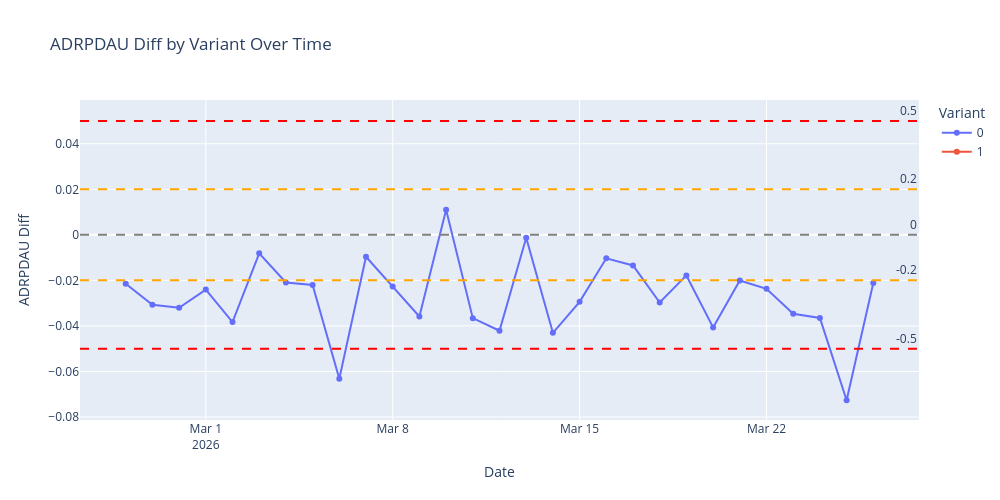

The notebook cell this image was saved under:
### Code cell
# Plot daily ad ARPDAU difference vs. control with threshold reference lines
fig = px.line(datametrics, x='dt', y='adarpdau_diff', color='variant',
              title='ADRPDAU Diff by Variant Over Time',
              labels={'dt': 'Date', 'adarpdau_diff': 'ADRPDAU Diff', 'variant': 'Variant'},
              markers=True)
            # Add a zero line as reference
fig.add_hline(y=0, line_dash="dash", line_color="gray", annotation_text="0")
fig.add_hline(y=0.02, line_dash="dash", line_color="orange", annotation_text="0.2")
fig.add_hline(y=-0.02, line_dash="dash", line_color="orange", annotation_text="-0.2")
fig.add_hline(y=0.05, line_dash="dash", line_color="red", annotation_text="0.5")
fig.add_hline(y=-0.05, line_dash="dash", line_color="red", annotation_text="-0.5")

            # Update layout for better readability
fig.update_layout(height=500, width=1000)

fig.show()

### Figure 1 — Plotly figure (JSON) as saved in the notebook; plotly's stock layout.template omitted (floating-point values rounded to 4 significant figures)
{"data": [{"hovertemplate": "Variant=0<br>Date=%{x}<br>ADRPDAU Diff=%{y}<extra></extra>", "legendgroup": "0", "line": {"color": "#636efa", "dash": "solid"}, "marker": {"symbol": "circle"}, "mode": "lines+markers", "name": "0", "orientation": "v", "showlegend": true, "type": "scatter", "x": ["2026-02-26", "2026-02-27", "2026-02-28", "2026-03-01", "2026-03-02", "2026-03-03", "2026-03-04", "2026-03-05", "2026-03-06", "2026-03-07", "2026-03-08", "2026-03-09", "2026-03-10", "2026-03-11", "2026-03-12", "2026-03-13", "2026-03-14", "2026-03-15", "2026-03-16", "2026-03-17", "2026-03-18", "2026-03-19", "2026-03-20", "2026-03-21", "2026-03-22", "2026-03-23", "2026-03-24", "2026-03-25", "2026-03-26"], "xaxis": "x", "y": [-0.02146, -0.03071, -0.03205, -0.02405, -0.03831, -0.008096, -0.02095, -0.02205, -0.06321, -0.009629, -0.02272, -0.03586, 0.01105, -0.03659, -0.04212, -0.001312, -0.04304, -0.02942, -0.01031, -0.01343, -0.02974, -0.01783, -0.04065, -0.02004, -0.02372, -0.03466, -0.03649, -0.07265, -0.02116], "yaxis": "y"}, {"hovertemplate": "Variant=1<br>Date=%{x}<br>ADRPDAU Diff=%{y}<extra></extra>", "legendgroup": "1", "line": {"color": "#EF553B", "dash": "solid"}, "marker": {"symbol": "circle"}, "mode": "lines+markers", "name": "1", "orientation": "v", "showlegend": true, "type": "scatter", "x": ["2026-02-26", "2026-02-27", "2026-02-28", "2026-03-01", "2026-03-02", "2026-03-03", "2026-03-04", "2026-03-05", "2026-03-06", "2026-03-07", "2026-03-08", "2026-03-09", "2026-03-10", "2026-03-11", "2026-03-12", "2026-03-13", "2026-03-14", "2026-03-15", "2026-03-16", "2026-03-17", "2026-03-18", "2026-03-19", "2026-03-20", "2026-03-21", "2026-03-22", "2026-03-23", "2026-03-24", "2026-03-25", "2026-03-26"], "xaxis": "x", "y": [NaN, NaN, NaN, NaN, NaN, NaN, NaN, NaN, NaN, NaN, NaN, NaN, NaN, NaN, NaN, NaN, NaN, NaN, NaN, NaN, NaN, NaN, NaN, NaN, NaN, NaN, NaN, NaN, NaN], "yaxis": "y"}], "layout": {"annotations": [{"showarrow": false, "text": "0", "x": 1, "xanchor": "right", "xref": "x domain", "y": 0, "yanchor": "bottom", "yref": "y"}, {"showarrow": false, "text": "0.2", "x": 1, "xanchor": "right", "xref": "x domain", "y": 0.02, "yanchor": "bottom", "yref": "y"}, {"showarrow": false, "text": "-0.2", "x": 1, "xanchor": "right", "xref": "x domain", "y": -0.02, "yanchor": "bottom", "yref": "y"}, {"showarrow": false, "text": "0.5", "x": 1, "xanchor": "right", "xref": "x domain", "y": 0.05, "yanchor": "bottom", "yref": "y"}, {"showarrow": false, "text": "-0.5", "x": 1, "xanchor": "right", "xref": "x domain", "y": -0.05, "yanchor": "bottom", "yref": "y"}], "height": 500, "legend": {"title": {"text": "Variant"}, "tracegroupgap": 0}, "shapes": [{"line": {"color": "gray", "dash": "dash"}, "type": "line", "x0": 0, "x1": 1, "xref": "x domain", "y0": 0, "y1": 0, "yref": "y"}, {"line": {"color": "orange", "dash": "dash"}, "type": "line", "x0": 0, "x1": 1, "xref": "x domain", "y0": 0.02, "y1": 0.02, "yref": "y"}, {"line": {"color": "orange", "dash": "dash"}, "type": "line", "x0": 0, "x1": 1, "xref": "x domain", "y0": -0.02, "y1": -0.02, "yref": "y"}, {"line": {"color": "red", "dash": "dash"}, "type": "line", "x0": 0, "x1": 1, "xref": "x domain", "y0": 0.05, "y1": 0.05, "yref": "y"}, {"line": {"color": "red", "dash": "dash"}, "type": "line", "x0": 0, "x1": 1, "xref": "x domain", "y0": -0.05, "y1": -0.05, "yref": "y"}], "title": {"text": "ADRPDAU Diff by Variant Over Time"}, "width": 1000, "xaxis": {"anchor": "y", "domain": [0, 1], "title": {"text": "Date"}}, "yaxis": {"anchor": "x", "domain": [0, 1], "title": {"text": "ADRPDAU Diff"}}}}
